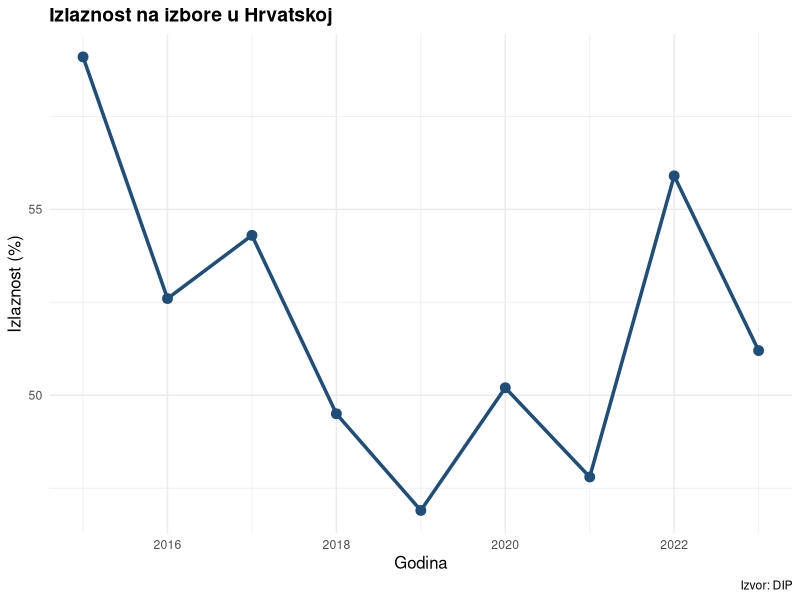

The R source for this figure:
## ---- chunk 1
#| echo: false
#| message: false
#| fig-cap: "Izlaznost na izbore u Hrvatskoj kroz godine"

library(ggplot2)

df <- data.frame(
  godina = 2015:2023,
  izlaznost = c(59.1, 52.6, 54.3, 49.5, 46.9, 50.2, 47.8, 55.9, 51.2)
)

p <- ggplot(df, aes(x = godina, y = izlaznost)) +
  geom_line(color = "#1f4e79", size = 1.2) +
  geom_point(color = "#1f4e79", size = 3) +
  labs(
    title = "Izlaznost na izbore u Hrvatskoj",
    x = "Godina", 
    y = "Izlaznost (%)",
    caption = "Izvor: DIP"
  ) +
  theme_minimal() +
  theme(
    plot.title = element_text(size = 14, face = "bold"),
    axis.title = element_text(size = 12)
  )

print(p)

